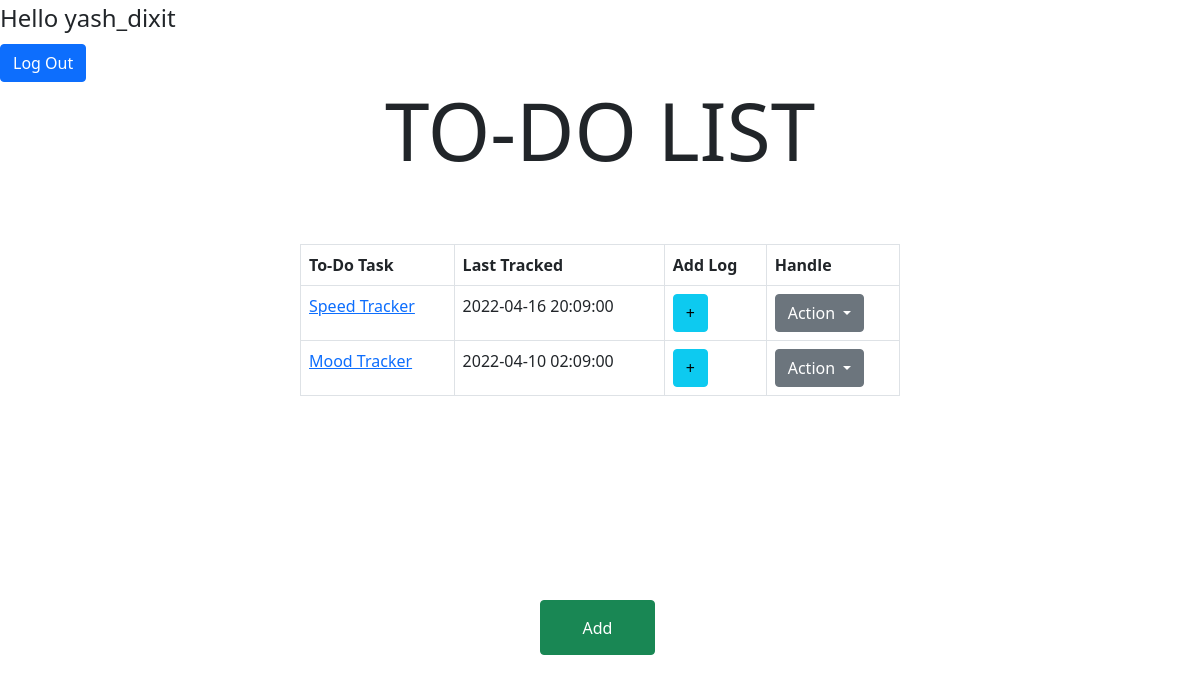
The page /tracker (signed in) on the database its author committed.
### activitytrackiing/models.py (models this page shows, shortened)
class User(db.Model, UserMixin):
    id = db.Column(db.Integer, primary_key=True)
    username = db.Column(db.String(20), unique=True, nullable=False)
    password = db.Column(db.String(60), nullable=False)
    trackers = db.relationship('Tracker', backref='tracker', lazy=True)

class Tracker(db.Model):
    tracker_id = db.Column(db.Integer, primary_key=True)
    tracker_name = db.Column(db.String(20), nullable=False)
    tracker_desc = db.Column(db.String(100))
    tracker_type = db.Column(db.Enum('1', '2', '3'), nullable=False)
    settings = db.Column(db.String(40), nullable=False)
    user_id = db.Column(db.Integer, db.ForeignKey("user.id"))
    logs = db.relationship('TrackerLogs', backref='user', lazy=True)

class TrackerLogs(db.Model):
    log_id = db.Column(db.Integer, primary_key=True, autoincrement=True)
    when = db.Column(db.DateTime)
    value = db.Column(db.String(20))
    notes = db.Column(db.String(60))
    tracker_id = db.Column(db.Integer, db.ForeignKey("tracker.tracker_id"))

### activitytrackiing/routes.py (the view)
@login_required
@app.route("/tracker")
def tracker():
    trackers = Tracker.query.filter_by(user_id=current_user.id).all()
    a = []
    lat_date = dict()
    for track in trackers:
        a = []
        if len(track.logs) != 0:
            for log in track.logs:
                a.append(log.when)
            latest = max(a)
            lat_date[track.tracker_name] = latest
    return render_template('tracker.html', trackers=trackers, lat_date=lat_date)

### activitytrackiing/models.py (called while the page is built)
@login_manager.user_loader
def load_user(user_id):
    return User.query.get(int(user_id))

### activitytrackiing/templates/tracker.html (shortened to what this page needs)
{% extends "layout.html" %}
{% block content %}
      <table class="table table-bordered">
  <thead>
    <tr>
      <th scope="col">To-Do Task</th>
      <th scope="col">Last Tracked</th>
      <th scope="col">Add Log</th>
      <th scope="col">Handle</th>
    </tr>
  </thead>
  <tbody>
    {% for tracker in trackers %}
    <tr>
      <td><a href="{{url_for('track_info',tracker_id=tracker.tracker_id)}}">{{tracker.tracker_name}}</a></td>
      <td>{{lat_date[tracker.tracker_name]}}</td>
      <td>
        <a href="{{url_for('tracker_log',tracker_id=tracker.tracker_id)}}">
          <span class="btn btn-info " >+</span>
        </a>
      </td>
      <td>
        <div class="dropdown">
          <button class="btn btn-secondary dropdown-toggle" type="button" id="dropdownMenuButton" data-toggle="dropdown" aria-haspopup="true" aria-expanded="false">
            Action
          </button>
        </div>
      </td>
    </tr>
  {% endfor%}
  </tbody>
</table>
<a href="{{url_for('add_tracker')}}">
<button type="button" class="btn btn-success">
  Add
</button>
</a>
{% endblock content %}

### activitytrackiing/templates/layout.html (shortened to what this page needs)
<!DOCTYPE html>
<html lang="en">
<head>
  <link rel="stylesheet" href="../static/style.css">
	<link href="https://cdn.jsdelivr.net/npm/bootstrap@5.0.0/dist/css/bootstrap.min.css" rel="stylesheet" >
</head>
<body>
{% if current_user.is_authenticated %}
    <legend>Hello {{current_user.username}}</legend>
{% endif %}
{% if current_user.is_authenticated %}
<div class="text-right">
    <a class="btn btn-primary " href="{{url_for('logout')}}" role="button">Log Out</a>
</div>
{% endif %}
<h1 class="display-1 text-center ">TO-DO LIST</h1><br><br>
{% block content %}{% endblock%}
</body>
</html>

### activitytrackiing/static/style.css (style rules this page uses)
body { background-size:cover; }
.table { border-collapse: collapse; margin-top: 10px; margin-left:25%; width: 50% !important; border-radius: 25px; }
.btn-success { top:75%; left:45%; width:115px; height:55px; position: absolute; }

### rows shown on the page
User: username "yash_dixit"
Tracker: tracker_name "Speed Tracker", tracker_name.when "2022-04-16 20:09:00"
Tracker: tracker_name "Mood Tracker", tracker_name.when "2022-04-10 02:09:00"
